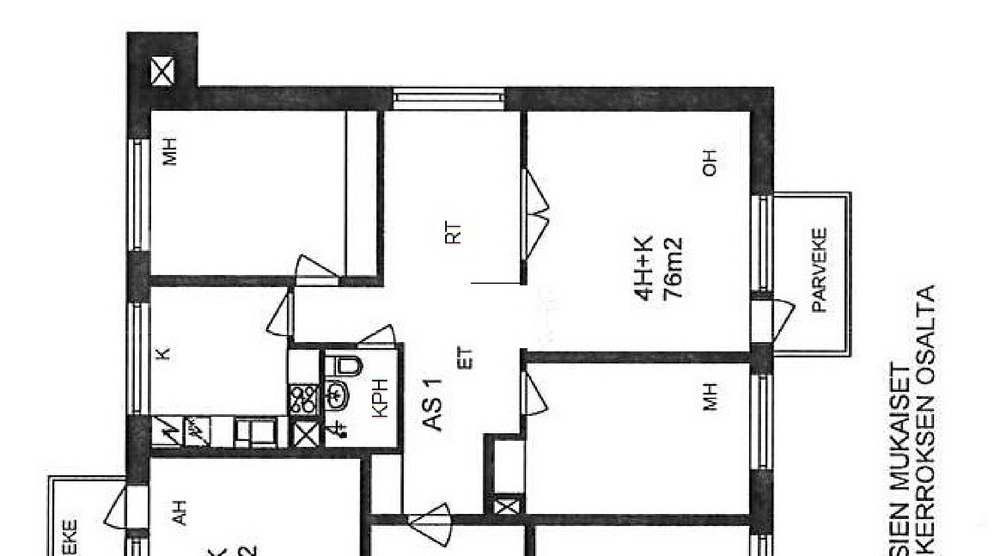
#> input picture notebooks/1208.png.jpg, 1000 x 556 px, shrunk from 1833 x 1019 before the run
$ jupyter execute --allow-errors Deteccao_Planta_Baixa_Detalhado.ipynb
#> lines starting #> are read from the running program, lines starting #| are printed output that depends on the picture; after the words box and inside, x2 and y2 are one past the last pixel; in counts of white or black regions, pixels touching at a corner belong together
<a href="https://colab.research.google.com/github/bernardosluz/FloorPlan-Element-Detection/blob/main/notebooks/Deteccao_Planta_Baixa_Detalhado.ipynb" target="_parent"></a>

## Dupla
- **Bernardo Silva Luz** — Matrícula: 202200092389
- **Madson Silva** — Matrícula: 201700063075

**Professor:** Leonardo Nogueira Matos
**Disciplina:** Processamento de Imagens

---

# Detecção de Elementos Estruturais em Plantas Baixas Arquitetônicas
## Trabalho Final — Processamento de Imagens

**Objetivo:** Identificar paredes, portas e janelas em imagens de plantas baixas
arquitetônicas, utilizando exclusivamente técnicas vistas em sala de aula.

**Técnicas empregadas:**
- Binarização por limiarização global
- Morfologia matemática (abertura, fechamento, afinamento, poda, hit-or-miss)
- Rotulação de componentes conexos (`label` / `regionprops`)
- Filtro de Sobel (detecção de bordas para delimitação de paredes)
- Transformada de Hough Circular (detecção de arcos de porta)
- Transformada de Hough Linear Manual (detecção de janelas por linhas paralelas)
- Validação geométrica (continuidade angular, conexão com paredes, filtragem de falsos positivos)

**Restrições:** Não utilizar OpenCV, PIL, nem técnicas não cobertas na disciplina.

**Nota:** Ao final do notebook encontra-se uma seção de **código legado** contendo
implementações de abordagens anteriores que foram substituídas ao longo do
desenvolvimento (como a Transformada de Hough Circular Adaptada e marcação de
paredes por caminhamento cardinal). O código é mantido para fins de registro
e comparação de resultados.

---
## IMPORTAÇÕES
---

[cell 1]
# =============================================================================
# Importações e Configuração do Ambiente
# =============================================================================
# Bibliotecas numéricas e de visualização
import numpy as np                          # Operações matriciais (base de tudo)
import matplotlib.pyplot as plt             # Visualização de imagens e gráficos
import matplotlib.image as mpimg            # Leitura de imagens (alternativa)
import matplotlib.patches as patches        # Desenho de formas (retângulos, arcos)
import matplotlib.lines as lines            # Desenho de linhas (linhas paralelas)
import math
from itertools import combinations
from matplotlib.patches import Rectangle, Arc

# Leitura e conversão de imagens
from skimage.io import imread               # Carrega imagens do disco
from skimage import color                   # Conversões de espaço de cor
from skimage.morphology import skeletonize  # Afinamento esqueleto

# Morfologia e operações binárias
from scipy.ndimage import (
    convolve,                               # Convolução N-dimensional
    binary_closing,                         # Fechamento morfológico
    binary_opening,                         # Abertura morfológica
    binary_erosion,                         # Erosão binária (usada no hit-or-miss)
    binary_fill_holes,                      # Preenchimento de buracos
    grey_closing,                           # Fechamento em escala de cinza
    sobel,                                  # Filtro de Sobel (detecção de bordas)
    distance_transform_edt                  # Transformada de distância euclidiana
)
from scipy.signal import convolve2d         # Convolução 2D
from scipy.spatial import distance          # Cálculo de distâncias

# Segmentação e propriedades de regiões
from skimage.measure import (
    label,                                  # Rotula componentes conexos (cada "ilha" de pixels vira um número)
    regionprops,                            # Extrai propriedades geométricas de cada componente (área, bbox, solidez…)
    find_contours,                          # Encontra contornos em nível de cinza
)
from skimage.morphology import (
    remove_small_objects,                   # Remove objetos menores que um limiar
)

# Geometria auxiliar
from skimage.draw import (
    circle_perimeter, # Gera coordenadas (y, x) do perímetro de um círculo
    line
  )

# Upload de arquivos (Google Colab)
import os
from google.colab import files

---
## Carregamento e Visualização da Imagem Original
---
A imagem é lida em escala de cinza e normalizada para o intervalo [0, 255] com tipo `uint8`.
Isso garante compatibilidade com todas as operações de limiarização que faremos.

[cell 2]
# =============================================================================
# Carregamento da imagem em escala de cinza
# =============================================================================
# imread(..., as_gray=True) retorna valores em [0.0, 1.0] → multiplicamos por 255
imagem_original = (imread('1208.png.jpg', as_gray=True) * 255).astype('uint8')
print(f"Dimensões da imagem: {imagem_original.shape} (altura x largura)")
#| Dimensões da imagem: (556, 1000) (altura x largura)

plt.figure(figsize=(8, 6))
plt.imshow(imagem_original, cmap='gray')
plt.title("Imagem Original — Planta Baixa")
plt.axis('off')
plt.show()

---
## Binarização e Inversão
---
**Binarização:** Cada pixel é classificado como fundo (1 = branco) ou objeto (0 = preto)
usando um limiar fixo de 200 na escala de cinza.

**Inversão:** Após inverter, os objetos de interesse (paredes, portas, etc.) ficam com
valor 1 (branco) e o fundo com valor 0 (preto). Isso é necessário porque a morfologia
matemática opera sobre pixels brancos como "primeiro plano".

[cell 3]
# =============================================================================
# Funções de binarização e inversão
# =============================================================================
def binarizar(imagem, limiar=200):
    """
    Converte imagem em escala de cinza para binária (0 e 1).

    Lógica:
    - Pixels com valor <= limiar  →  0 (objeto / preto na original)
    - Pixels com valor >  limiar  →  1 (fundo / branco na original)

    Se a imagem vier colorida (3 canais), converte para cinza antes
    usando a fórmula de luminância: 0.299R + 0.587G + 0.114B
    """
#> called with limiar = 200
    if len(imagem.shape) == 3:
        imagem = np.dot(imagem[..., :3], [0.299, 0.587, 0.114])

    imagem_binaria = np.where(imagem <= limiar, 0, 1).astype(np.uint8)
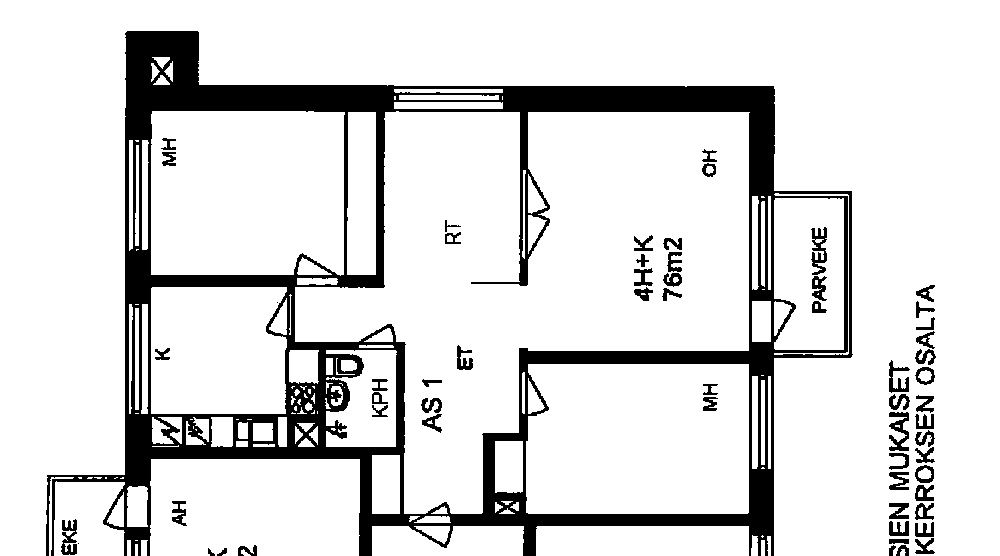
#> imagem_binaria: shape (556, 1000); values 0 (black) and 1 (white), 86.5% white; 60 black regions (2 under 20 px), largest, box (x1, y1, x2, y2) and area: (46, 31, 853, 556) 66741, (889, 412, 909, 451) 421, (811, 227, 827, 275) 406
    return imagem_binaria


def inverter(imagem_binaria):
    """
    Inverte uma imagem binária: 0 → 1 e 1 → 0.
    Necessário para que os objetos (paredes, portas) sejam o primeiro plano (1).
    """
    return 1 - imagem_binaria

[cell 4]
# =============================================================================
# Execução da binarização
# =============================================================================
imagem_binaria = binarizar(imagem_original)
imagem_binaria_invertida = inverter(imagem_binaria)

fig, (ax1, ax2) = plt.subplots(1, 2, figsize=(14, 5))
ax1.imshow(imagem_binaria, cmap='gray')
ax1.set_title("Binarizada (Fundo=1, Objetos=0)")
ax1.axis('off')

ax2.imshow(imagem_binaria_invertida, cmap='gray')
ax2.set_title("Binarizada Invertida (Objetos=1, Fundo=0)")
ax2.axis('off')
plt.tight_layout()
plt.show()
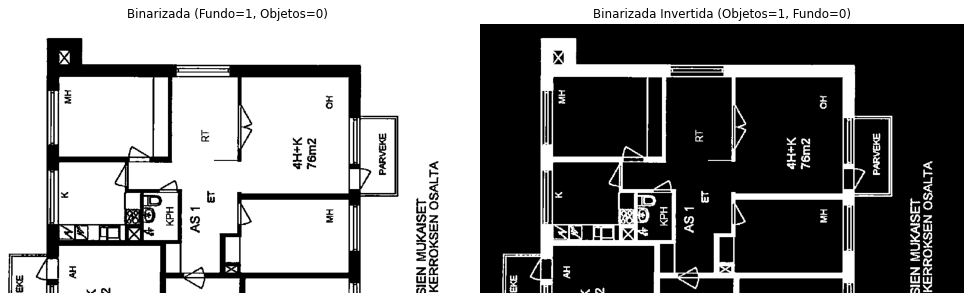
#> figure drawn by matplotlib, 2 panels

---
## Remoção de Texto por Propriedades dos Componentes Conexos
---
Plantas baixas contêm rótulos de texto (nomes de cômodos, medidas, etc.) que
atrapalham a detecção de paredes e portas.

**Estratégia:** Rotulamos cada "ilha" de pixels brancos e analisamos suas propriedades
geométricas. Texto se diferencia de paredes por ser:
- **Compacto** (razão de aspecto entre 0.2 e 3.0, nem muito fino nem muito largo)
- **Com buracos** (letras como A, B, O, 8 têm buracos → Euler number < 1)
- **Pouco sólido** (solidez < 0.95 → área real / área do convex hull)

[cell 5]
# =============================================================================
# Remoção de texto por análise de componentes conexos
# =============================================================================
# [60 lines left out: function remover_texto_por_propriedades, not called in this run]

[cell 6]
# =============================================================================
# Execução da remoção de texto
# =============================================================================
tamanho_minimo = int(0.01 * max(imagem_binaria.shape))
tamanho_maximo = max(imagem_binaria.shape)
print(f"Tamanho mínimo: {tamanho_minimo} pixels")
#| Tamanho mínimo: 10 pixels
print(f"Tamanho máximo: {tamanho_maximo} pixels")
#| Tamanho máximo: 1000 pixels

#> (the rest of this cell did not finish here and is left out)

---
## Extração e Filtragem de Paredes
---
**Estratégia em 3 passos:**

1. **Fechamento morfológico** com kernel proporcional a 2% da imagem
   → conecta pequenas interrupções nas paredes.
2. **Abertura morfológica** com kernel proporcional a 1% da imagem
   → remove tudo mais fino que a espessura típica de uma parede (portas, texto residual).
3. **Afinamento** do resultado → esqueleto de 1 pixel de largura para
   localizar com precisão o eixo central de cada parede.

[cell 7]
# =============================================================================
# Fechamento e Abertura para isolar paredes
# =============================================================================
# --- Passo 1: Fechamento (dilata → erode) ---
# Conecta pequenas falhas/interrupções nas paredes
tamanho_kernel_fechamento = int(0.005* min(imagem_original.shape))
print(f"Kernel de fechamento: {tamanho_kernel_fechamento}x{tamanho_kernel_fechamento}")
#| Kernel de fechamento: 2x2
kernel_fechamento = np.ones((tamanho_kernel_fechamento, tamanho_kernel_fechamento), dtype=np.uint8)
imagem_binaria_invertida_fechada = binary_closing(imagem_binaria_invertida, structure=kernel_fechamento)
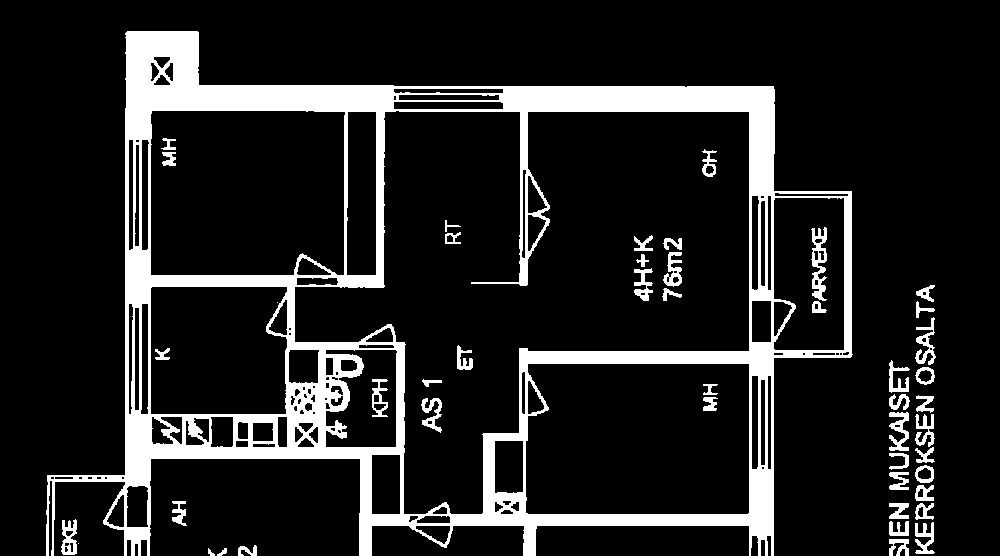
#> imagem_binaria_invertida_fechada: shape (556, 1000) bool; 13.7% white; 47 white regions (2 under 20 px), largest, box (x1, y1, x2, y2) and area: (46, 31, 853, 556) 67321, (811, 227, 827, 301) 651, (889, 412, 909, 451) 427

# --- Passo 2: Abertura (erode → dilata) ---
# Remove objetos mais finos que o kernel (portas, textos, linhas finas)
tamanho_kernel_abertura = int(0.01 * min(imagem_original.shape))
print(f"Kernel de abertura: {tamanho_kernel_abertura}x{tamanho_kernel_abertura}")
#| Kernel de abertura: 5x5
kernel_abertura = np.ones((tamanho_kernel_abertura, tamanho_kernel_abertura), dtype=np.uint8)

# Abertura sobre o resultado do fechamento → paredes limpas
imagem_sem_portas = binary_opening(imagem_binaria_invertida_fechada, structure=kernel_abertura)
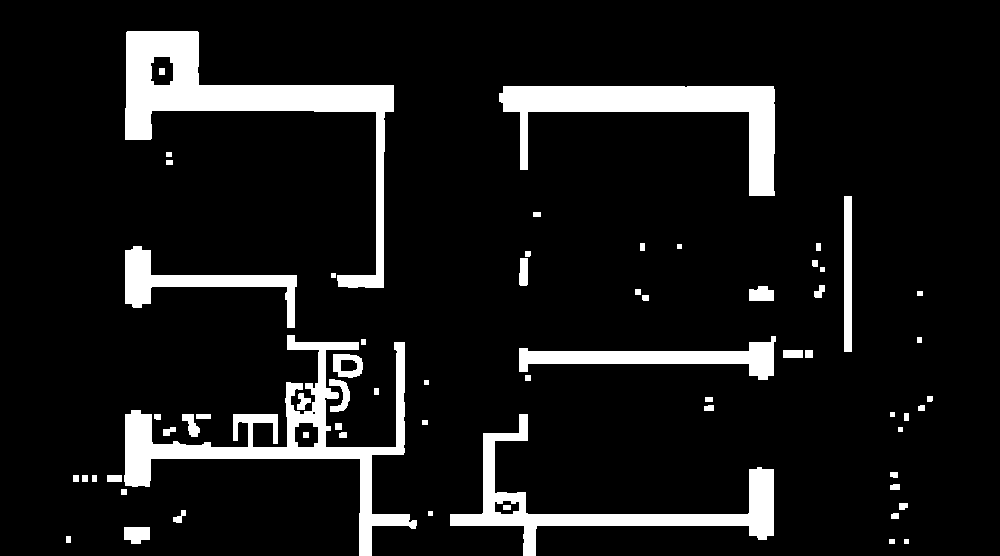
#> imagem_sem_portas: shape (556, 1000) bool; 9.8% white; 65 white regions, largest, box (x1, y1, x2, y2) and area: (125, 31, 394, 288) 13143, (124, 335, 417, 556) 11063, (499, 86, 775, 196) 9714

# Abertura sobre a imagem original invertida (para referência)
imagem_paredes = binary_opening(imagem_binaria_invertida, structure=kernel_abertura)
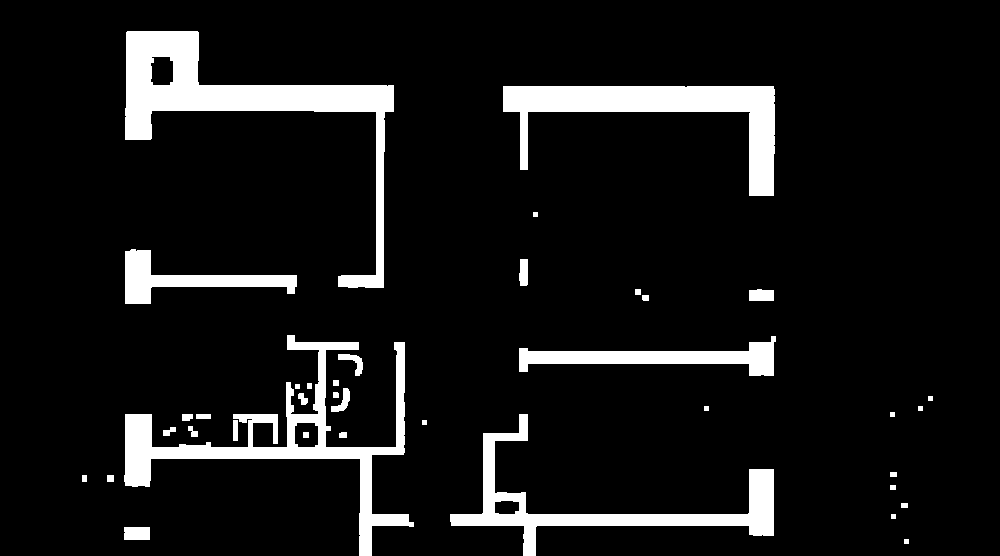
#> imagem_paredes: shape (556, 1000) bool; 9% white; 38 white regions, largest, box (x1, y1, x2, y2) and area: (125, 31, 394, 288) 13100, (124, 335, 414, 556) 10351, (503, 86, 775, 196) 9667

[cell 8]
# =============================================================================
# Visualização: Paredes
# =============================================================================
# 1. Ajuste no figsize: (18, 10) dá mais espaço vertical para as 2 linhas não ficarem esmagadas
fig, axes = plt.subplots(2, 2, figsize=(18, 10))

# 2. O 'flatten()' transforma a matriz 2x2 [[ax1, ax2], [ax3, ax4]] em uma lista [ax1, ax2, ax3, ax4]
ax1, ax2, ax3, ax4 = axes.flatten()

ax1.imshow(imagem_binaria_invertida, cmap='gray')
ax1.set_title("Imagem Original Binaria e Invertida")
ax1.axis('off')

ax2.imshow(imagem_binaria_invertida_fechada, cmap='gray')
ax2.set_title("Imagem Fechada (Paredes + Detalhes)")
ax2.axis('off')

ax3.imshow(imagem_sem_portas, cmap='gray')
ax3.set_title("Imagem Sem Portas")
ax3.axis('off')

ax4.imshow(imagem_paredes, cmap='gray')
ax4.set_title("Abertura de Paredes")
ax4.axis('off')

plt.tight_layout()
plt.show()

---
## Detecção de Paredes
---

### Filtro de Sobel
A partir da imagem binarizada invertida após o fechamento morfológico,
aplicamos o filtro de Sobel para extrair o contorno das paredes.

O Sobel calcula o gradiente de intensidade da imagem — onde há transição
brusca entre pixels brancos (parede) e pretos (fundo), o gradiente é alto,
revelando as bordas. Como as paredes são os maiores blocos sólidos da
planta, suas bordas formam naturalmente os contornos retangulares que
delimitam cada cômodo.

**Observação:** Dependendo da planta, o resultado pode incluir também
trechos de janelas, uma vez que estas ficam embutidas nas paredes e
compartilham suas bordas. Essa sobreposição é tratada nas etapas
posteriores de detecção de janelas.

[cell 9]
def filtro_de_sobel(imagem, kernel1, kernel2):
    """
    Aplica o operador Sobel explorando a separabilidade dos kernels.

    O kernel Sobel 3x3 pode ser decomposto em dois vetores 1D:
    - kernel_suavizacao [1,2,1]: suaviza (média ponderada) em uma direção
    - kernel_derivacao [-1,0,1]: calcula a derivada (diferença) na outra direção

    Isso reduz a complexidade de O(n²) para O(2n) por pixel.

    Parâmetros:
        imagem: array 2D - imagem de entrada
        kernel1: array 1D - primeiro componente (aplicado horizontalmente)
        kernel2: array 1D - segundo componente (aplicado verticalmente)
    Retorna:
        imagem filtrada com o operador Sobel separável
    """
    # Convolução 1D ao longo das linhas (horizontal)
    temp = convolve2d(imagem, kernel1.reshape(1, -1), mode='same')
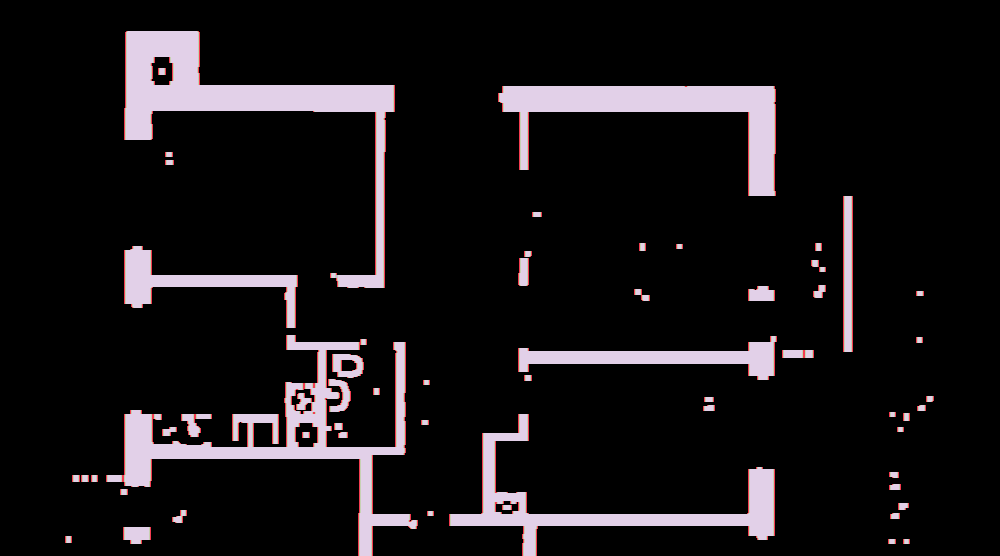
#> temp: shape (556, 1000) int64; 5 distinct labels, from 0 to 4; one colour per label, 0 black

    # Convolução 1D ao longo das colunas (vertical)
    resultado = convolve2d(temp, kernel2.reshape(-1, 1), mode='same')

    return resultado

[cell 10]
# =============================================================================
# Marcação de paredes com retângulos verdes
# =============================================================================

def marcar_paredes_sobel(ax, img_paredes):
    """
    Marca o perímetro das paredes usando o filtro de Sobel.

    O Sobel calcula o gradiente da imagem nas direções X e Y.
    Onde o gradiente é alto = transição de 1→0 ou 0→1 = borda da parede.
    A magnitude do gradiente nos dá o contorno retangular das paredes.

    Parâmetros:
        ax: Eixo do matplotlib para desenho
        img_paredes: Paredes combinadas (H + V), binária
    """
    # Converte para float (sobel precisa de valores contínuos)
    img_float = img_paredes.astype(np.float64)

    # sobel() da scipy.ndimage calcula a magnitude do gradiente:
    # internamente aplica dois kernels 3x3 (horizontal e vertical)
    # Gx = [[-1,0,1],[-2,0,2],[-1,0,1]]  → detecta bordas verticais
    # Gy = [[-1,-2,-1],[0,0,0],[1,2,1]]   → detecta bordas horizontais
    # magnitude = sqrt(Gx² + Gy²)
    # Componentes 1D do operador Sobel
    kernel_suavizacao = np.array([1, 2, 1])   # Suavização gaussiana
    kernel_derivacao = np.array([-1, 0, 1])  # Aproximação da derivada

    # Gx: Detecta bordas verticais (variação horizontal)
    gx = filtro_de_sobel(img_paredes, kernel_suavizacao, kernel_derivacao)

    # Gy: Detecta bordas horizontais (variação vertical)
    gy = filtro_de_sobel(img_paredes, kernel_derivacao, kernel_suavizacao)

    # Magnitude do gradiente (aproximação L1)
    bordas_sobel = np.abs(gx) + np.abs(gy)

    # Binariza o resultado: onde o gradiente é > 0 tem borda
    mascara_borda = bordas_sobel > 0.01  # limiar baixo pois a imagem já é binária
    # Plota os pixels de borda em verde
    bordas_y, bordas_x = np.where(mascara_borda)
    ax.plot(bordas_x, bordas_y, 's', color='green', markersize=2, alpha=0.8)

    print(f"Pixels de borda (Sobel): {len(bordas_y)}")
    return len(bordas_y)

[cell 11]
fig, (ax1, ax2, ax3) = plt.subplots(1, 3, figsize=(20, 6))

# --- Imagem Original (Entrada) ---
ax1.imshow(imagem_sem_portas, cmap='gray')
ax1.set_title("Paredes (Entrada)")
ax1.axis('off')

# --- Magnitude do Sobel (Visualização do Gradiente) ---
k_suave = np.array([1, 2, 1])
k_deriv = np.array([-1, 0, 1])
gx_vis = filtro_de_sobel(imagem_sem_portas, k_suave, k_deriv)
gy_vis = filtro_de_sobel(imagem_sem_portas, k_deriv, k_suave)
#> (the rest of the program and of its run is left out)
